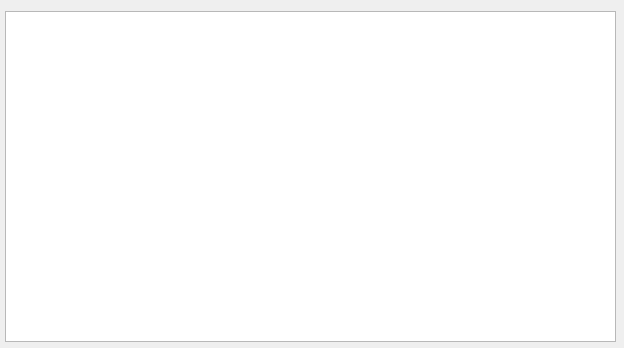
<?xml version="1.0" encoding="UTF-8"?>
<ui version="4.0">
 <class>TemplateW</class>
 <widget class="QWidget" name="TemplateW">
  <property name="geometry">
   <rect>
    <x>0</x>
    <y>0</y>
    <width>624</width>
    <height>348</height>
   </rect>
  </property>
  <property name="windowTitle">
   <string>Form</string>
  </property>
  <widget class="QGraphicsView" name="graphicsView">
   <property name="geometry">
    <rect>
     <x>5</x>
     <y>11</y>
     <width>611</width>
     <height>331</height>
    </rect>
   </property>
  </widget>
 </widget>
 <resources/>
 <connections/>
</ui>
